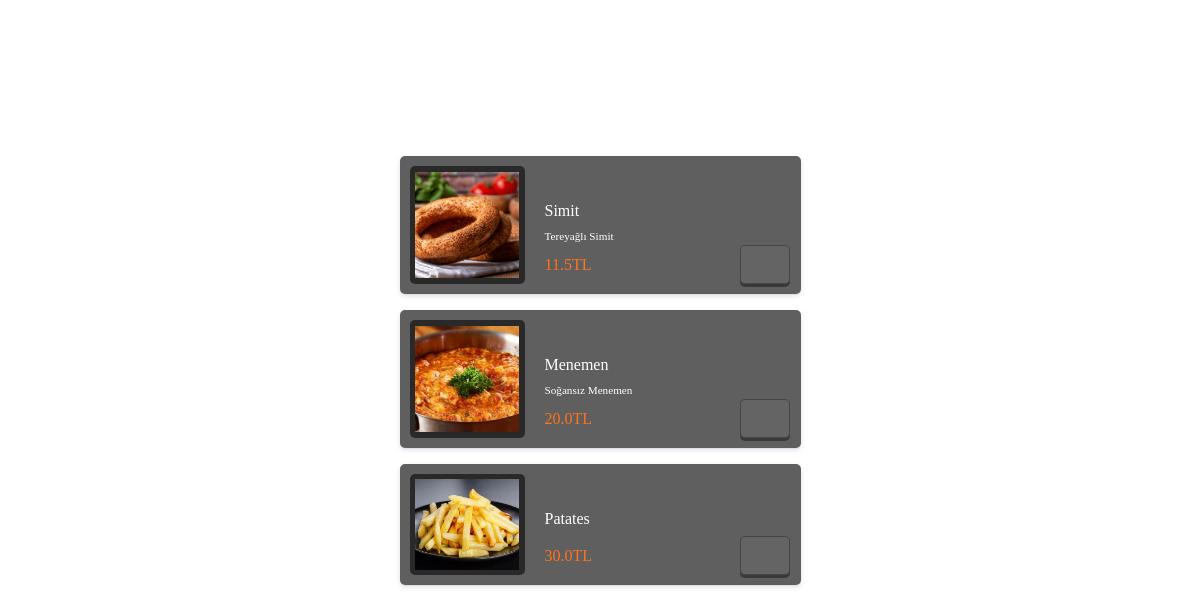
Page /menus.php?id=1 on the committed database.
### tables this page shows
CREATE TABLE `product` (
  `Id` int(11) NOT NULL,
  `Name` varchar(250) NOT NULL,
  `ImageUrl` varchar(250) NOT NULL,
  `IsActive` tinyint(4) NOT NULL,
  `IsDeleted` tinyint(4) NOT NULL,
  `Description` varchar(500) DEFAULT NULL,
  `Price` decimal(10,1) NOT NULL,
  `Ingredients` varchar(500) NOT NULL,
  `CategoryId` int(11) NOT NULL
);

### menus.php (the view, shortened to what this page needs)
<?php
include("inc/db.php");
include("inc/head.php");
$id=$_GET["id"];
$query="SELECT * FROM category where Id=".$id;
$sorgu = $baglanti->prepare($query);
$sorgu->execute();
$categResult = $sorgu->fetch();
?>
<header>
    <div class="container">
        <div class="back">
            <a href="javascript:javascript:history.go(-1)">
                <i class="text-white fa-solid fa-arrow-left fa-2x"></i>
            </a>
        </div>
        <div class="logo">
        </div>
        <div class="menu">
            <a href="javascript:void(0)">
                <i class="text-white fa-sharp fa-solid fa-bars fa-2x"></i>
            </a>
        </div>
    </div>
</header>
<section class="vertical-menu-list">
    <div class="container">
        <div class="dark-vertical-menu__options d-flex justify-content-center">
            <a href="https://notifybee.com.tr/menu?id=233" class="d-block text-white text-center mb-3"><?=$categResult["Name"]?><i class="fa-solid fa-angle-down ms-2"></i></a>
        </div>
        <?php
        $query2="SELECT * FROM product WHERE IsActive=1 and CategoryId=".$id;
        $sorgu = $baglanti->prepare($query2);
        $sorgu->execute();
        while ($sonuc = $sorgu->fetch()) {
        ?>
            <ul class="arabas">
                <li class="vertical-menu-list__item bg-orange-light container-shadowed-2 aramaalan">
                    <div class="row">
                        <div class="col-4 pe-1">
                            <div class="food-background">
                                <div style="background-image:url(admin/assets/img/<?= $sonuc["ImageUrl"] ?>);height:90%;width:90%;background-size:cover;background-position:center;">
                                </div>
                            </div>
                        </div>
                        <div class="col-8">
                            <h6 data-bs-toggle="modal" id="urunclick<?= $sonuc["Id"] ?>" data-bs-target="#menuModal<?= $sonuc["Id"] ?>"><?=$sonuc["Name"]?></h6>
                            <p><?=$sonuc["Description"]?></p>
                            <span class="text-orange float-start mt-2 me-2"><?=$sonuc["Price"]?>TL</span>
                            <div class="float-end">
                                <button type="button" data-bs-toggle="modal" data-bs-target="#menuModal<?= $sonuc["Id"] ?>" class="form__btn">
                                    <i class="fa-solid fa-eye"></i>
                                </button>
                            </div>
                        </div>
                    </div>
                </li>
            </ul>
        <?php
        }
        ?>
        <?php
        include("inc/footer.php");
        ?>

### inc/head.php (shortened to what this page needs)
<!DOCTYPE html>
<html lang="en">
<head>
  <link rel="stylesheet" href="public/css/bootstrap.min.css">
  <link rel="stylesheet" href="public/css/menudenizli.css">
  <link rel="stylesheet" href="public/css/owl.carousel.min.css">
  <link rel="stylesheet" href="public/css/owl.theme.default.min.css">
  <link rel="stylesheet" href="public/css/all.min.css"
 />
  <link rel="stylesheet" href="public/css/all.min2.css"
 />
  <link href="public/css/izitoast.min.css" rel="stylesheet" type="text/css" />
  <link rel="stylesheet" href="public/css/custom.css">
  <link rel="stylesheet" href="public/css/lightbox.min.css">
</head>
<body class="dark">

### inc/footer.php (shortened to what this page needs)
</body>
</html>

### public/css/menudenizli.css (style rules this page uses)
.form__btn { display: block; width: 100%; margin-top: 20px; line-height: 50px; border-radius: 5px; background-color: #ff731d; color: #fff; transition: 300ms all; border: 1px solid rgba(0, 0, 0, 0.3); box-shadow: 0 3px 0 rgba(0, 0, 0, 0.4); }
.text-orange { color: #ff731d !important; }
.bg-orange-light, .index .transactions .show-menu--orange, .rate-images label.active { background-color: rgba(255, 121, 30, 0.1); }
* { border: none; box-sizing: border-box; outline: none; font-family: "Booster Next FY"; }
body { margin: 0; padding: 0; overflow-x: hidden; min-height: 100vh; height: 100%; background-color: #f9f9f9; }
body.dark { background: url("../img/dark-bg.png"); background-repeat: no-repeat; background-size: cover; height: 100%; }
a { text-decoration: none; color: inherit; }
ul { list-style: none; padding-left: 0; }
p { margin-bottom: 0; }
section, header { max-width: 425px; margin: 0 auto; }
section { padding-bottom: 60px; position: relative; }
header .container { display: flex; justify-content: space-between; align-items: center; height: 100px; }
header .container i, header .container img { cursor: pointer; }
.logo { padding: 20px 0; width: 100%; display: flex; justify-content: center; align-items: center; }
.vertical-menu-list__item { padding: 10px; margin-bottom: 10px; border-radius: 5px; position: relative; }
.vertical-menu-list__item .food-background { background-color: #fff; height: 100%; min-width: 90px !important; max-width: 115px !important; object-fit: cover; display: flex; align-items: center; justify-content: center; border-radius: 5px; }
.vertical-menu-list__item p { font-size: 0.7rem; }
.vertical-menu-list__item .form__btn { font-size: 0.7rem; width: 50px; line-height: 35px; margin-top: 0; }
.vertical-menu-list__item.bg-orange-light h6, .index .transactions .vertical-menu-list__item.show-menu--orange h6, .rate-images label.vertical-menu-list__item.active h6 { margin-top: 35px; word-wrap: break-word; }
.dark .vertical-menu-list__item { background-color: rgba(28, 28, 28, 0.7); color: #fff; }
.dark .vertical-menu-list__item button { background-color: rgba(112, 112, 112, 0.3); font-weight: normal; color: #fff; }
.dark .vertical-menu-list__item .food-background { background-color: #2a2929; }
.container-shadowed-2 { box-shadow: rgba(50, 50, 105, 0.15) 0px 2px 5px 0px, rgba(0, 0, 0, 0.05) 0px 1px 1px 0px; border-radius: 5px; }
.text-white { color: white; }

### menus.php (style rules this page uses)
body.dark { background-image: url(https://i.hizliresim.com/rgeik1r.png) !important; }

### rows in the picture
product: ImageUrl (picture), Name "Simit", Description "Tereyağlı Simit", Price "11.5"
product: ImageUrl (picture), Name "Menemen", Description "Soğansız Menemen", Price "20.0"
product: ImageUrl (picture), Name "Patates", Price "30.0"
